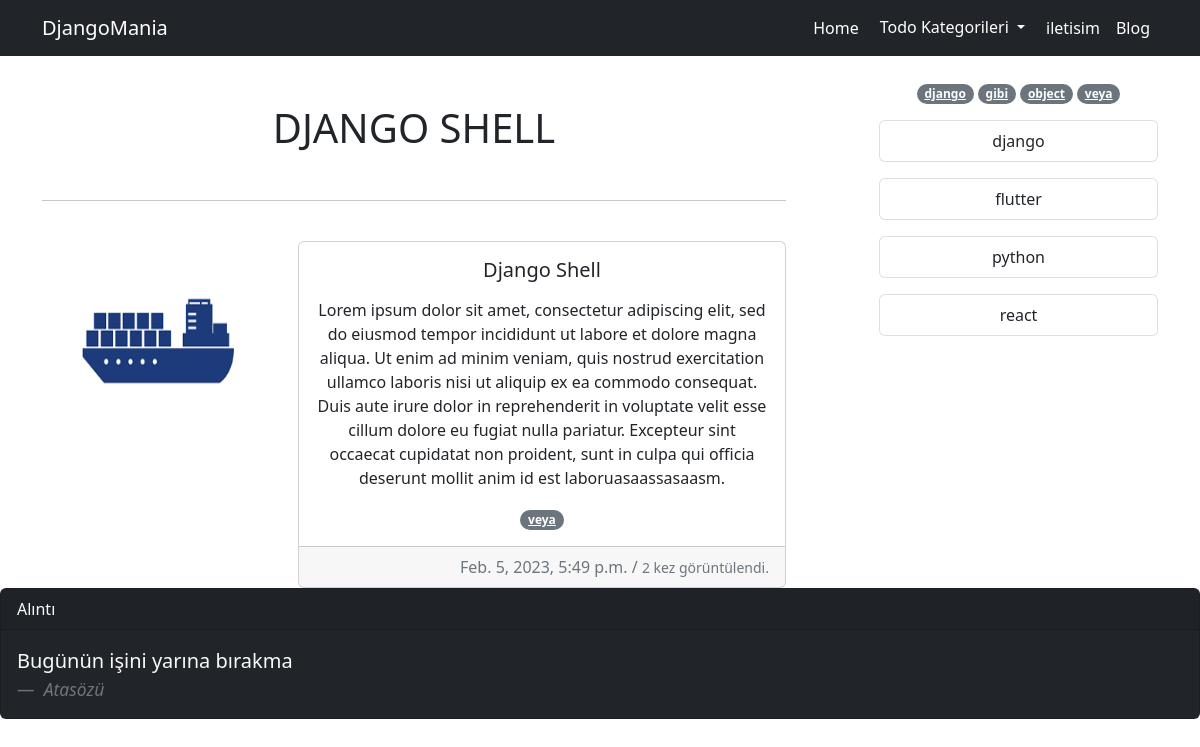
The page /blog/category/django/django-shell-15/ on the database its author committed.
### page/models.py (models this page shows, shortened)
class Page(models.Model):
    user = models.ForeignKey(User,on_delete=models.CASCADE)
    title = models.CharField(max_length=200)
    slug = AutoSlugField(populate_from = "title",unique = True,)
    is_active = models.BooleanField(default=False)
    created_at = models.DateTimeField(auto_now_add=True)
    updated_at = models.DateTimeField(auto_now=True)
    cover = models.ImageField(upload_to='cover')
    content = HTMLField( blank=True,null=True )
    def get_absolute_url(self):
        return reverse(
            "page:page_view",
            kwargs={
                "page_slug":self.slug
            }
        )

### blog/models.py (models this page shows, shortened)
class Post(models.Model):
    slug = AutoSlugField(populate_from = "title",unique=True,)
    tag = models.ManyToManyField(BlogTag)
    user = models.ForeignKey(User,on_delete=models.CASCADE)
    category = models.ForeignKey(BlogCategory,on_delete=models.SET_NULL,null=True)
    title = models.CharField( max_length=200 )
    content = HTMLField( blank=True,null=True )
    is_active = models.BooleanField(default=False)
    created_at = models.DateTimeField(auto_now_add=True)
    updated_at = models.DateTimeField(auto_now=True)
    cover = models.ImageField(upload_to='post',blank=True,null=True)
    view_count = models.PositiveBigIntegerField(default=0)

class BlogTag(models.Model):
    title = models.CharField(max_length=200)
    slug = AutoSlugField(populate_from = "title",unique = True,)
    is_active = models.BooleanField(default=False)
    created_at = models.DateTimeField(auto_now_add=True)
    updated_at = models.DateTimeField(auto_now=True)
    def __str__(self):
        return self.title
    def get_absolute_url(self):
        return reverse(
            "blog:tag_view",
            kwargs={
                "tag_slug":self.slug,
            }
        )

class BlogCategory(models.Model):
    title = models.CharField(max_length=200)
    slug = AutoSlugField(populate_from = "title",unique = True,)
    is_active = models.BooleanField(default=False)
    created_at = models.DateTimeField(auto_now_add=True)
    updated_at = models.DateTimeField(auto_now=True)
    def get_absolute_url(self):
        return reverse(
            "blog:category_view",
            kwargs={
                "category_slug":self.slug
            }
        )

### blog/views.py (the view)
# urls.py: path("category/<slug:category_slug>/<slug:post_slug>/",post_detail,name="post_detail"),
def post_detail(request,post_slug,category_slug):
    post = get_object_or_404(Post,slug=post_slug)
    categories = BlogCategory.objects.filter(is_active=True).order_by("title")
    tags = BlogTag.objects.filter(is_active=True).order_by("title")
    post.view_count = post.view_count + 1
    post.save()
    context=dict(
        categories=categories,
        tags=tags,
        post=post,
    )
    return render(request,"blog/post_detail.html",context)

### config/global_context_processors.py (called while the page is built)
def global_todo_categories_context(request):
    return dict(
        global_todo_categories=TodoCategory.objects.filter(is_active=True)
    )

def global_page_context(request):
    return dict(
        global_pages=Page.objects.filter(is_active=True)
    )

### todo/models.py (called while the page is built)
    def __str__(self):
        return self.title

    def get_absolute_url(self):
        return reverse(
            "todo:category_detail_view",
            kwargs={
                "category_slug":self.slug
            }
        )

### blog/templates/blog/post_detail.html
{% extends "core/base.html" %}
{% block container %}
<div class="row g-0 text-center">
    <div class="col-sm-8 ">
        <br><br>
        {% if post %}
        <h1>{{ post.title|upper }}</h1>
       <br> <hr><br>
        {% endif %}
        <div class="row">
            <div class="col-sm-4">
                <img src="{{ post.cover.url }}"  alt="{{ post.title }}" width="200" height="200" >
            </div>
            <div class="col-sm-8"> <div class="card text-center">
                <div class="card-body">
                    <h5 class="card-title">{{ post.title }}</h5>
                    <p class="card-text">{{ post.content|safe }}</p>
                    {% for tag in post.tag.all %}
                    <a  href="{{ tag.get_absolute_url }}" class="badge rounded-pill text-bg-secondary">
                        {{ tag }}</a>
                        {% endfor %}
                    </div>
                <div class="card-footer text-muted text-end">
                    {{ post.created_at}} /
                    <small>
                        {{ post.view_count }} kez görüntülendi.
                    </small>
                </div>
            </div></div>
        </div>
    </div>
    <div class="col-sm-3 offset-1 mt-4">
           {% for tag in tags %}
               <a  href="{{ tag.get_absolute_url }}" class="badge rounded-pill text-bg-secondary">
                {{ tag }}</a>
            {% endfor %}
        {% for category in categories %}
        <div class="list-group my-3">
            <a href="{{ category.get_absolute_url }}" class="list-group-item list-group-item-action " aria-current="true">
                 {{ category.title }}
            </a>
        </div>
            {% endfor %}
      </div>
</div>
{% endblock container %}

### templates/core/navbar.html (shortened to what this page needs)
<nav class="navbar navbar-expand-lg  bg-dark navbar-dark">
    <div class="container">
      <a class="navbar-brand" href="/">DjangoMania</a>
      <div class="collapse navbar-collapse " id="navbarNavAltMarkup">
        <div class="navbar-nav ms-auto">
          <a class="nav-link active" aria-current="page" href="/">Home</a>
          <div class="dropdown">
            <a class="btn btn-dark dropdown-toggle" href="#" role="button" data-bs-toggle="dropdown" aria-expanded="false">
             Todo Kategorileri
            </a>
          </div>
          {% for page in global_pages %}
          <a class="nav-link active" aria-current="page" href="{{  page.get_absolute_url }}">{{ page.title }}</a>
          {% endfor %}
          <a class="nav-link active" aria-current="page" href="{% url 'blog:all_post_view' %}">Blog</a>
        </div>
      </div>
    </div>
  </nav>

### rows shown on the page
Page: title "iletisim"
Post: title "DJANGO SHELL", cover (picture), title "Django Shell", content "Lorem ipsum dolor sit amet, consectetur adipiscing elit, sed do eiusmod tempor incididunt ut labore et dolore magna aliqua. Ut enim ad minim veniam, quis nostrud exercitation ullamco laboris nisi ut aliquip ex ea commodo consequat. Duis aute irure dolor in reprehenderit in voluptate velit esse cillum dolore eu fugiat nulla pariatur. Excepteur sint occaecat cupidatat non proident, sunt in culpa qui officia deserunt mollit anim id est laboruasaassasaasm.", created_at "Feb. 5, 2023, 5:49 p.m.", view_count "2"
BlogTag: title "veya"
BlogTag: title "django"
BlogTag: title "gibi"
BlogTag: title "object"
BlogCategory: title "django"
BlogCategory: title "flutter"
BlogCategory: title "python"
BlogCategory: title "react"
